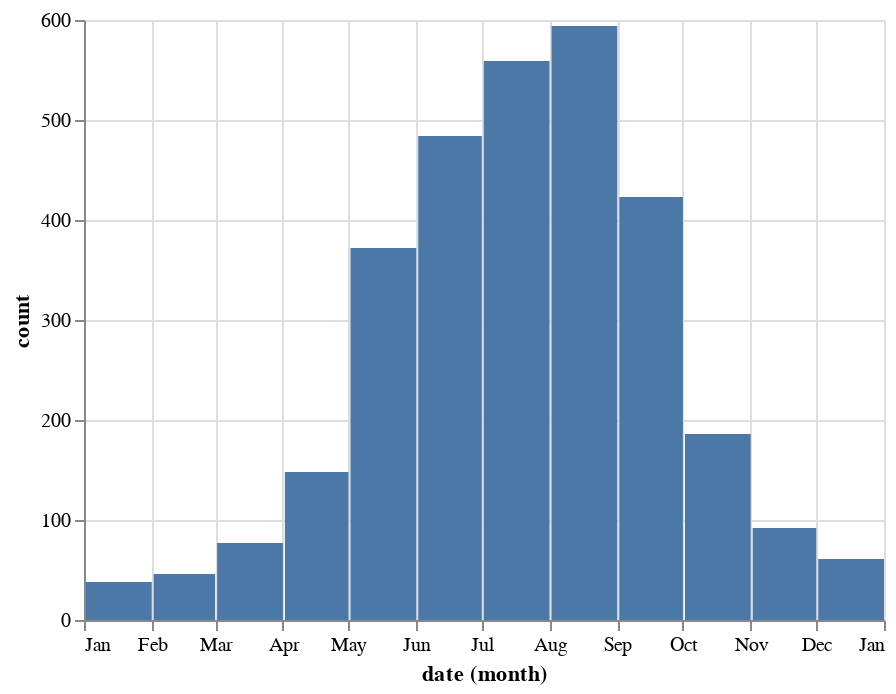

Notebook code cell kept with this figure:
### Markdown cell above
### Observers per month
![observers_by_month.png](images/observers_by_month.png)

### Code cell
observers_by_month = get_monthly_counts(get_observation_observers, 'Observers')
alt.Chart(observers_by_month).mark_bar().encode(x='month(date):T', y='count:Q')

### Figure 1 — Vega-Lite specification as saved in the notebook (floating-point values rounded to 4 significant figures)
{"config": {"view": {"continuousWidth": 400, "continuousHeight": 300}}, "data": {"name": "data-6401bef0ec6bbaf8ad3e2e7141ef698c"}, "mark": "bar", "encoding": {"x": {"type": "temporal", "field": "date", "timeUnit": "month"}, "y": {"type": "quantitative", "field": "count"}}, "$schema": "https://vega.github.io/schema/vega-lite/v4.8.1.json", "datasets": {"data-6401bef0ec6bbaf8ad3e2e7141ef698c": [{"metric": "Observers", "date": "2020-01-01T00:00:00", "count": 38}, {"metric": "Observers", "date": "2020-02-01T00:00:00", "count": 46}, {"metric": "Observers", "date": "2020-03-01T00:00:00", "count": 77}, {"metric": "Observers", "date": "2020-04-01T00:00:00", "count": 148}, {"metric": "Observers", "date": "2020-05-01T00:00:00", "count": 372}, {"metric": "Observers", "date": "2020-06-01T00:00:00", "count": 484}, {"metric": "Observers", "date": "2020-07-01T00:00:00", "count": 559}, {"metric": "Observers", "date": "2020-08-01T00:00:00", "count": 594}, {"metric": "Observers", "date": "2020-09-01T00:00:00", "count": 423}, {"metric": "Observers", "date": "2020-10-01T00:00:00", "count": 186}, {"metric": "Observers", "date": "2020-11-01T00:00:00", "count": 92}, {"metric": "Observers", "date": "2020-12-01T00:00:00", "count": 61}]}}
